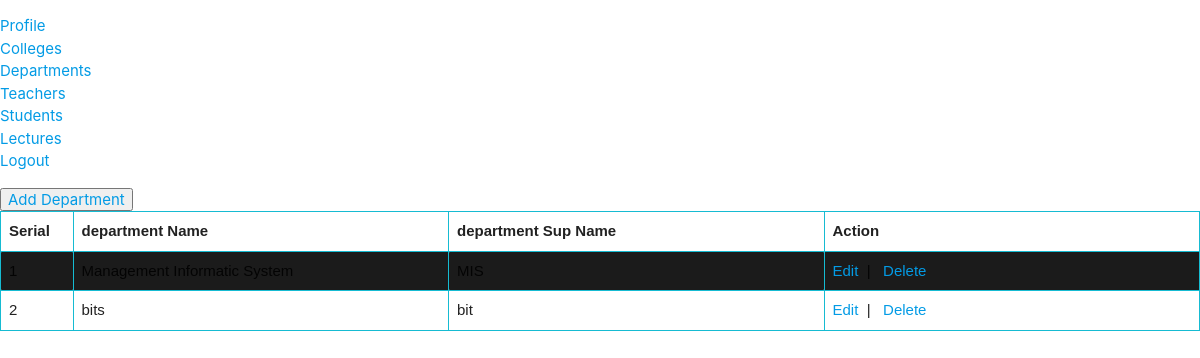
The page /deb/Deb.php (signed in) on the database its author committed.
### tables this page shows
CREATE TABLE `department` (
  `ID_dep` int(11) NOT NULL,
  `dep_name` varchar(50) NOT NULL,
  `dep_sub_name` varchar(5) NOT NULL,
  `unv_id` int(11) DEFAULT NULL
);

### deb/Deb.php (the view, shortened to what this page needs)
<?php
$host = "localhost";
$user = "root";
$password = "";
$db = "unvdb";
$link = mysqli_connect($host,$user,$password,$db);
?>
<!DOCTYPE html>
<html>
<head>
 <link rel="stylesheet" href="https://cdnjs.cloudflare.com/ajax/libs/materialize/1.0.0/css/materialize.min.css">
<link rel="stylesheet" href="https://cdnjs.cloudflare.com/ajax/libs/uikit/3.0.3/css/uikit.min.css" />
</head>
<div>
        <ul>
        <li><a href="../welcomeAdmin.php">Profile</a></li>
            <li><a href="../college/college.php">Colleges</a></li>
            <li><a href="Deb.php">Departments</a></li>
            <li><a href="../teacher/Teacher.php">Teachers</a></li>
            <li><a href="../student/Student.php">Students</a></li>
            <li><a href="../lec/Lec.php">Lectures</a></li>
            <li><a href="../logOut.php">Logout</a></li>
        </ul>
        <button><a href="addDeb.php">Add Department</a></button>
    </div>
<?php
if (isset($_SESSION['email']) == true) {
    $sql = "select * from department";
    $result = mysqli_query($link, $sql);
    ?>
    <table class="table table-striped">
        <tr>
            <th width="4%">Serial</th>
            <th width="24%">department Name</th>
            <th width="24%">department Sup Name</th>
            <th width="24%">Action</th>
        </tr>
        <?php
        if ($result) {
            $i = 0;
            foreach ($result as $sdata) {
                $i++;
                ?>
                <tr>
                    <td><?php echo $i;?></td>
                    <td><?php echo $sdata['dep_name']?></td>
                    <td><?php echo $sdata['dep_sub_name']?></td>
                    <td>
                        <a  href="editDeb.php?id=<?php echo $sdata['ID_dep'];?>">Edit</a>&nbsp&nbsp|&nbsp&nbsp
                        <a  href="deleteDeb.php?id=<?php echo $sdata['ID_dep'];?>">Delete</a>
                    </td>
                </tr>
            <?php } }else{?>
            <tr><td colspan="5"><h2>No data found</h2></td></tr>
        <?php } ?>
    </table>
    <?php
}else{
    header("location: loginAdmin.php");
}
?>
</html>

### deb/Deb.php (style rules this page uses)
table { font-family: arial, sans-serif; border-collapse: collapse; width: 100%; }
td, th { border: 1px solid #16BBD2; text-align: left; padding: 8px; }
tr:nth-child(even) { background-color: #1B1B1B; }

### rows shown on the page
department: dep_name "Management Informatic System", dep_sub_name "MIS"
department: dep_name "bits", dep_sub_name "bit"
